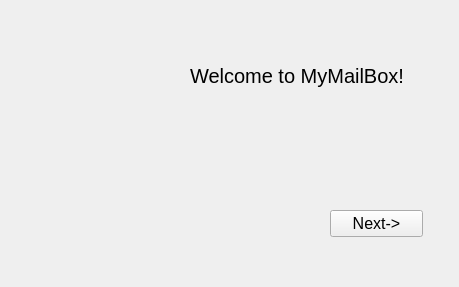
<?xml version="1.0" encoding="UTF-8"?>
<ui version="4.0">
 <class>Form</class>
 <widget class="QWidget" name="Form">
  <property name="geometry">
   <rect>
    <x>0</x>
    <y>0</y>
    <width>459</width>
    <height>287</height>
   </rect>
  </property>
  <property name="font">
   <font>
    <pointsize>12</pointsize>
   </font>
  </property>
  <property name="windowTitle">
   <string>MyMailBox</string>
  </property>
  <widget class="QPushButton" name="pushButton">
   <property name="geometry">
    <rect>
     <x>330</x>
     <y>210</y>
     <width>93</width>
     <height>27</height>
    </rect>
   </property>
   <property name="text">
    <string>Next-&gt;</string>
   </property>
  </widget>
  <widget class="QLabel" name="label_2">
   <property name="geometry">
    <rect>
     <x>190</x>
     <y>60</y>
     <width>261</width>
     <height>31</height>
    </rect>
   </property>
   <property name="font">
    <font>
     <pointsize>15</pointsize>
    </font>
   </property>
   <property name="text">
    <string>Welcome to MyMailBox!</string>
   </property>
  </widget>
  <widget class="QLabel" name="label">
   <property name="geometry">
    <rect>
     <x>10</x>
     <y>30</y>
     <width>161</width>
     <height>151</height>
    </rect>
   </property>
   <property name="text">
    <string/>
   </property>
   <property name="pixmap">
    <pixmap>logo.png</pixmap>
   </property>
  </widget>
 </widget>
 <resources/>
 <connections/>
</ui>
